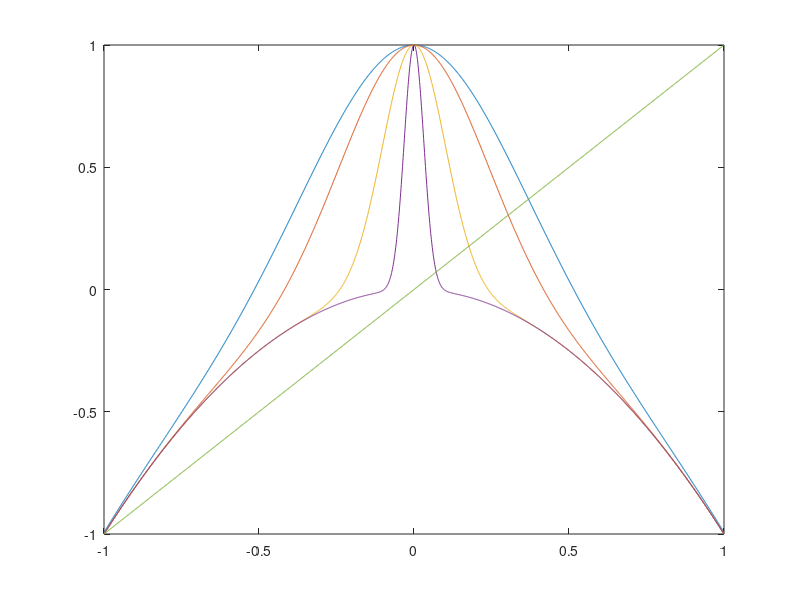

This figure's MATLAB source:
clear;clc;

% % f(x) = b(exp(-ax^2) - x^2)
x = -1:0.001:1;

f1 = exp(-5 * x .* x) - x .* x;
f2 = exp(-10 * x .* x) - x .* x;
f3 = exp(-50 * x .* x) - x .* x;
f4 = exp(-500 * x .* x) - x .* x;
f5 = x;

plot(x, f1, x, f2, x, f3, x, f4, x, f5)
